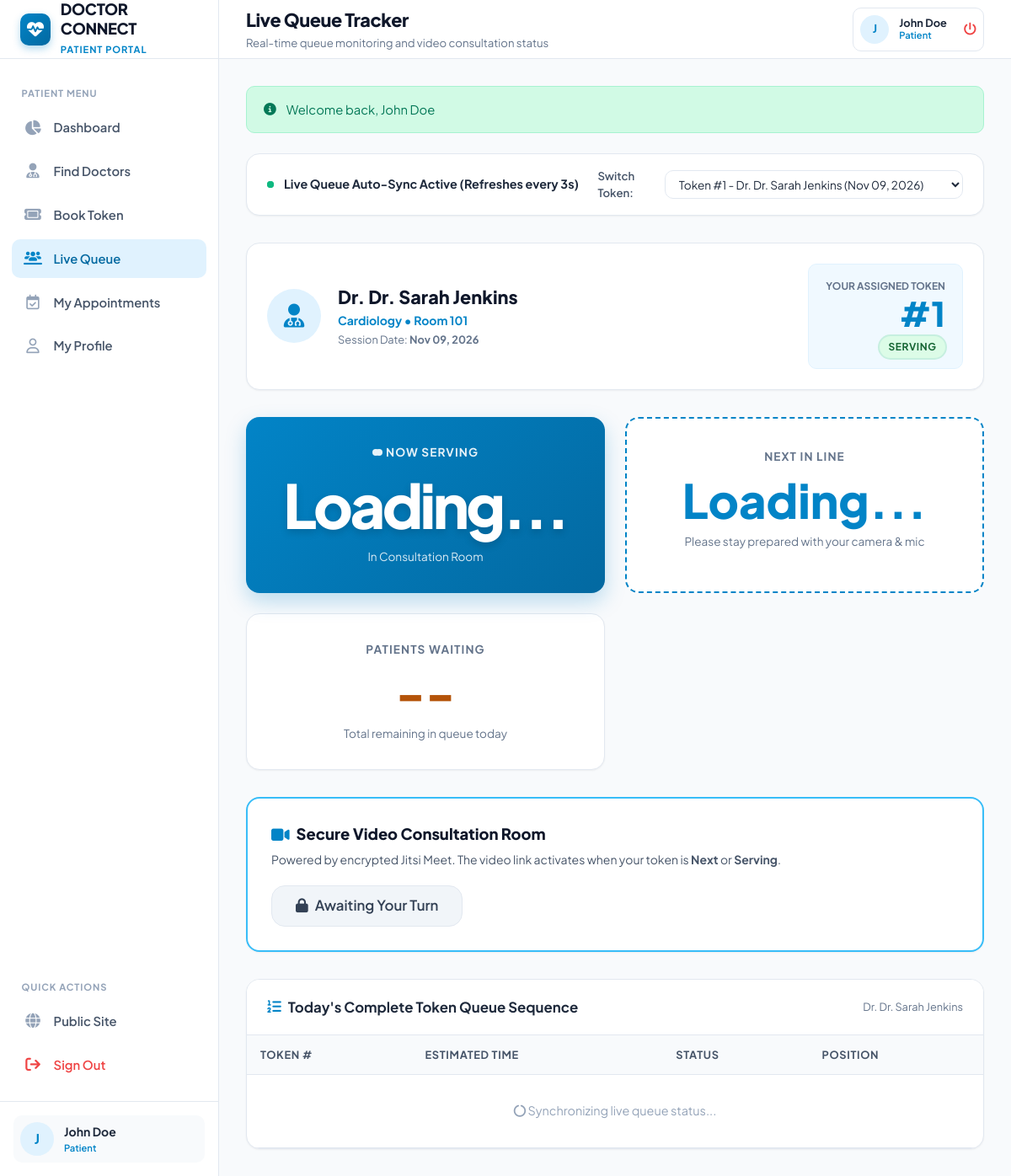
Screenshot of /patient/queue.php (signed in) with the database file from the repository.
### tables this page shows
CREATE TABLE `appointments` (
  `id` INT AUTO_INCREMENT PRIMARY KEY,
  `appointment_number` VARCHAR(50) NOT NULL UNIQUE,
  `patient_id` INT NOT NULL,
  `doctor_id` INT NOT NULL,
  `appointment_date` DATE NOT NULL,
  `token_number` INT NOT NULL,
  `estimated_time` TIME NOT NULL,
  `status` ENUM('waiting', 'serving', 'completed', 'no_show', 'cancelled') NOT NULL DEFAULT 'waiting',
  `symptoms` TEXT NULL,
  `consultation_notes` TEXT NULL,
  `prescription` TEXT NULL,
  `meeting_room` VARCHAR(100) NOT NULL,
  `called_at` DATETIME NULL,
  `started_at` DATETIME NULL,
  `completed_at` DATETIME NULL,
  `created_at` TIMESTAMP DEFAULT CURRENT_TIMESTAMP,
  `updated_at` TIMESTAMP DEFAULT CURRENT_TIMESTAMP ON UPDATE CURRENT_TIMESTAMP,
  CONSTRAINT `fk_appointments_patient` FOREIGN KEY (`patient_id`) REFERENCES `users` (`id`) ON DELETE CASCADE,
  CONSTRAINT `fk_appointments_doctor` FOREIGN KEY (`doctor_id`) REFERENCES `doctors` (`id`) ON DELETE CASCADE,
  UNIQUE KEY `unique_doc_date_token` (`doctor_id`, `appointment_date`, `token_number`),
  INDEX `idx_apt_status` (`status`),
  INDEX `idx_apt_date` (`appointment_date`),
  INDEX `idx_apt_patient` (`patient_id`)
);

CREATE TABLE `users` (
  `id` INT AUTO_INCREMENT PRIMARY KEY,
  `name` VARCHAR(100) NOT NULL,
  `email` VARCHAR(150) NOT NULL UNIQUE,
  `password` VARCHAR(255) NOT NULL,
  `role` ENUM('patient', 'doctor', 'admin') NOT NULL DEFAULT 'patient',
  `phone` VARCHAR(30) NULL,
  `gender` ENUM('male', 'female', 'other') DEFAULT 'male',
  `date_of_birth` DATE NULL,
  `blood_group` VARCHAR(10) NULL,
  `address` TEXT NULL,
  `profile_image` VARCHAR(255) NULL,
  `created_at` TIMESTAMP DEFAULT CURRENT_TIMESTAMP,
  `updated_at` TIMESTAMP DEFAULT CURRENT_TIMESTAMP ON UPDATE CURRENT_TIMESTAMP,
  INDEX `idx_user_role` (`role`),
  INDEX `idx_user_email` (`email`)
);

CREATE TABLE `doctors` (
  `id` INT AUTO_INCREMENT PRIMARY KEY,
  `user_id` INT NOT NULL UNIQUE,
  `specialization` VARCHAR(100) NOT NULL,
  `qualification` VARCHAR(100) NOT NULL,
  `experience_years` INT NOT NULL DEFAULT 5,
  `consultation_fee` DECIMAL(10,2) NOT NULL DEFAULT 500.00,
  `avg_consultation_time` INT NOT NULL DEFAULT 15 COMMENT 'in minutes',
  `bio` TEXT NULL,
  `room_number` VARCHAR(50) DEFAULT 'Room 101',
  `status` ENUM('active', 'inactive') NOT NULL DEFAULT 'active',
  `created_at` TIMESTAMP DEFAULT CURRENT_TIMESTAMP,
  `updated_at` TIMESTAMP DEFAULT CURRENT_TIMESTAMP ON UPDATE CURRENT_TIMESTAMP,
  CONSTRAINT `fk_doctors_user` FOREIGN KEY (`user_id`) REFERENCES `users` (`id`) ON DELETE CASCADE
);

### includes/functions.php (called while the page is built, shortened)
<?php
function e(?string $data): string
{
    return htmlspecialchars((string) ($data ?? ''), ENT_QUOTES, 'UTF-8');
}
function format_date(?string $dateStr): string
{
    return date('M d, Y', strtotime($dateStr));
}

### patient/queue.php (the view, shortened to what this page needs)
<?php
require_once __DIR__ . '/../includes/auth_check.php';
$pdo = get_db_connection();
$patientId = (int)($currentUser['id'] ?? 0);
$appointmentId = isset($_GET['id']) ? (int)$_GET['id'] : 0;
$doctorId = isset($_GET['doctor_id']) ? (int)$_GET['doctor_id'] : 0;
$date = isset($_GET['date']) ? sanitize_input($_GET['date']) : date('Y-m-d');
if (!$appointmentId) {
    $findApt = $pdo->prepare("SELECT id, doctor_id, appointment_date FROM appointments
        WHERE patient_id = ? AND appointment_date >= CURRENT_DATE() AND status IN ('waiting', 'serving')
        ORDER BY appointment_date ASC, token_number ASC LIMIT 1");
    $findApt->execute([$patientId]);
    $defaultApt = $findApt->fetch();
    if ($defaultApt) {
        $appointmentId = (int)$defaultApt['id'];
        $doctorId = (int)$defaultApt['doctor_id'];
        $date = $defaultApt['appointment_date'];
    }
}
$appointment = null;
if ($appointmentId) {
    $aptStmt = $pdo->prepare("SELECT a.*, d.specialization, d.room_number, d.avg_consultation_time, u.name AS doctor_name, u.phone AS doctor_phone
        FROM appointments a
        JOIN doctors d ON a.doctor_id = d.id
        JOIN users u ON d.user_id = u.id
        WHERE a.id = ? AND a.patient_id = ?");
    $aptStmt->execute([$appointmentId, $patientId]);
    $appointment = $aptStmt->fetch();
    if ($appointment) {
        $doctorId = (int)$appointment['doctor_id'];
        $date = $appointment['appointment_date'];
    }
}
$doctor = null;
if ($doctorId) {
    $docStmt = $pdo->prepare("SELECT d.*, u.name AS doctor_name FROM doctors d JOIN users u ON d.user_id = u.id WHERE d.id = ?");
    $docStmt->execute([$doctorId]);
    $doctor = $docStmt->fetch();
}
$patientAptsStmt = $pdo->prepare("SELECT a.id, a.token_number, a.appointment_date, a.status, u.name AS doctor_name
    FROM appointments a
    JOIN doctors d ON a.doctor_id = d.id
    JOIN users u ON d.user_id = u.id
    WHERE a.patient_id = ? AND a.status IN ('waiting', 'serving')
    ORDER BY a.appointment_date ASC, a.token_number ASC");
$patientAptsStmt->execute([$patientId]);
$activeTokensList = $patientAptsStmt->fetchAll();
require_once __DIR__ . '/../includes/header.php';
?>
<div class="card" style="margin-bottom: 2rem;">
    <div class="card-body" style="padding: 1rem 1.5rem;">
        <div style="display: flex; align-items: center; justify-content: space-between; flex-wrap: wrap; gap: 1rem;">
            <div style="display: flex; align-items: center; gap: 0.75rem;">
                <div class="pulse-dot"></div>
                <span style="font-size: 0.9rem; font-weight: 700; color: var(--slate-800);">
                    Live Queue Auto-Sync Active (Refreshes every 3s)
                </span>
            </div>
            <?php if (!empty($activeTokensList)): ?>
                <form method="GET" action="queue.php" style="display: flex; align-items: center; gap: 0.5rem;">
                    <label for="id" style="font-size: 0.825rem; font-weight: 600; color: var(--slate-600);">Switch Token:</label>
                    <select name="id" id="id" class="form-select" style="padding: 0.4rem 0.75rem; font-size: 0.85rem;" onchange="this.form.submit()">
                        <?php foreach ($activeTokensList as $at): ?>
                            <option value="<?= $at['id']; ?>" <?= $appointmentId === (int)$at['id'] ? 'selected' : ''; ?>>
                                Token #<?= $at['token_number']; ?> - Dr. <?= e($at['doctor_name']); ?> (<?= format_date($at['appointment_date']); ?>)
                            </option>
                        <?php endforeach; ?>
                    </select>
                </form>
            <?php endif; ?>
        </div>
    </div>
</div>
<?php if (!$appointment && !$doctor): ?>
    <div style="text-align: center; padding: 4rem 2rem; background: #ffffff; border-radius: var(--radius-lg); border: 1px dashed var(--border-color);">
        <i class="fa-solid fa-users-line" style="font-size: 3rem; color: var(--slate-300); margin-bottom: 1rem;"></i>
        <h3 style="color: var(--slate-800); margin: 0 0 0.5rem;">No Active Queue Selected</h3>
        <p style="color: var(--slate-500); margin: 0 0 1.5rem;">You do not currently have any queued consultation tokens for today.</p>
        <a href="book_appointment.php" class="btn btn-primary">
            <i class="fa-solid fa-ticket"></i> Book a Consultation Token
        </a>
    </div>
<?php else: ?>
    <div class="card" style="margin-bottom: 2rem;">
        <div class="card-body">
            <div style="display: flex; justify-content: space-between; align-items: center; flex-wrap: wrap; gap: 1rem;">
                <div style="display: flex; align-items: center; gap: 1.25rem;">
                    <div class="doctor-avatar-large" style="margin-bottom: 0;">
                        <i class="fa-solid fa-user-doctor"></i>
                    </div>
                    <div>
                        <h2 style="font-size: 1.35rem; font-weight: 800; color: var(--slate-900); margin: 0;">
                            Dr. <?= e($appointment['doctor_name'] ?? $doctor['doctor_name']); ?>
                        </h2>
                        <div style="color: var(--primary); font-size: 0.875rem; font-weight: 700;">
                            <?= e($appointment['specialization'] ?? $doctor['specialization']); ?> &bull; <?= e($appointment['room_number'] ?? $doctor['room_number']); ?>
                        </div>
                        <div style="font-size: 0.8rem; color: var(--slate-500); margin-top: 0.2rem;">
                            Session Date: <strong><?= format_date($date); ?></strong>
                        </div>
                    </div>
                </div>
                <?php if ($appointment): ?>
                    <div style="text-align: right; background: var(--primary-subtle); padding: 0.75rem 1.25rem; border-radius: var(--radius-md); border: 1px solid var(--primary-light);">
                        <span style="font-size: 0.75rem; text-transform: uppercase; font-weight: 700; color: var(--slate-500);">Your Assigned Token</span>
                        <div style="font-size: 2.5rem; font-weight: 900; color: var(--primary); line-height: 1.1;">
                            #<?= (int)$appointment['token_number']; ?>
                        </div>
                        <div id="live-patient-position" style="margin-top: 0.25rem;">
                            <span class="badge badge-<?= e($appointment['status']); ?>">
                                <?= ucfirst(e($appointment['status'])); ?>
                            </span>
                        </div>
                    </div>
                <?php endif; ?>
            </div>
        </div>
    </div>
    <div class="live-queue-board">
        <div class="serving-hero-card">
            <div style="display: flex; align-items: center; justify-content: center; gap: 0.5rem; opacity: 0.9;">
                <span class="pulse-dot" style="background-color: #ffffff;"></span>
                <span style="font-size: 0.85rem; font-weight: 700; text-transform: uppercase; letter-spacing: 0.08em;">NOW SERVING</span>
            </div>
            <div class="token-number" id="live-serving-token">
                Loading...
            </div>
            <div style="font-size: 0.85rem; opacity: 0.85;">
                In Consultation Room
            </div>
        </div>
        <div class="next-hero-card">
            <span style="font-size: 0.85rem; font-weight: 700; text-transform: uppercase; letter-spacing: 0.08em; color: var(--slate-500);">
                NEXT IN LINE
            </span>
            <div class="token-number" id="live-next-token">
                Loading...
            </div>
            <div style="font-size: 0.85rem; color: var(--slate-500);">
                Please stay prepared with your camera & mic
            </div>
        </div>
        <div class="card" style="display: flex; flex-direction: column; justify-content: center; align-items: center; padding: 2rem; text-align: center;">
            <span style="font-size: 0.85rem; font-weight: 700; text-transform: uppercase; letter-spacing: 0.08em; color: var(--slate-500);">
                PATIENTS WAITING
            </span>
            <div style="font-size: 3.5rem; font-weight: 800; color: var(--warning-dark); line-height: 1; margin: 0.75rem 0;" id="live-waiting-count">
                --
            </div>
            <div style="font-size: 0.85rem; color: var(--slate-500);">
                Total remaining in queue today
            </div>
        </div>
    </div>
    <?php if ($appointment): ?>
        <div class="card" style="margin-bottom: 2rem; border: 2px solid var(--primary-accent); background: #ffffff;">
            <div class="card-body" style="padding: 1.75rem;">
                <div style="display: flex; align-items: center; justify-content: space-between; flex-wrap: wrap; gap: 1.25rem;">
                    <div>
                        <div style="display: flex; align-items: center; gap: 0.5rem;">
                            <i class="fa-solid fa-video" style="color: var(--primary); font-size: 1.2rem;"></i>
                            <h3 style="font-size: 1.15rem; font-weight: 800; margin: 0; color: var(--slate-900);">
                                Secure Video Consultation Room
                            </h3>
                        </div>
                        <p style="color: var(--slate-600); font-size: 0.875rem; margin: 0.35rem 0 0;">
                            Powered by encrypted Jitsi Meet. The video link activates when your token is <strong>Next</strong> or <strong>Serving</strong>.
                        </p>
                    </div>
                    <div id="video-consultation-action">
                        <button class="btn btn-secondary btn-lg" disabled>
                            <i class="fa-solid fa-lock"></i> Awaiting Your Turn
                        </button>
                    </div>
                </div>
            </div>
        </div>
    <?php endif; ?>
    <div class="card">
        <div class="card-header">
            <div class="card-title">
                <i class="fa-solid fa-list-ol" style="color: var(--primary);"></i>
                Today's Complete Token Queue Sequence
            </div>
            <span style="font-size: 0.8rem; color: var(--slate-500);">
                Dr. <?= e($appointment['doctor_name'] ?? $doctor['doctor_name']); ?>
            </span>
        </div>
        <div class="table-responsive">
            <table class="table">
                <thead>
                    <tr>
                        <th>Token #</th>
                        <th>Estimated Time</th>
                        <th>Status</th>
                        <th>Position</th>
                    </tr>
                </thead>
                <tbody id="patient-queue-table-body">
                    <tr>
                        <td colspan="4" style="text-align: center; padding: 2rem; color: var(--slate-400);">
                            <i class="fa-solid fa-circle-notch fa-spin"></i> Synchronizing live queue status...
                        </td>
                    </tr>
                </tbody>
            </table>
        </div>
    </div>
<?php endif; ?>
<?php require_once __DIR__ . '/../includes/footer.php'; ?>

### rows the page displays
appointments: users.name "Dr. Sarah Jenkins", doctor.specialization "Cardiology", doctor.room_number "Room 101", appointment_date "Nov 09, 2026", token_number "1", status "SERVING"

### other values shown
$currentRole "PATIENT"
substr($currentUser['name'] ?? 'U', 0, 1) "J"
$currentUser['name'] "John Doe"
$currentRole "Patient"
$pageTitle "Live Queue Tracker"
$pageSubtitle "Real-time queue monitoring and video consultation status"
$currentUser['role'] "Patient"
$flash['message'] "Welcome back, John Doe"
